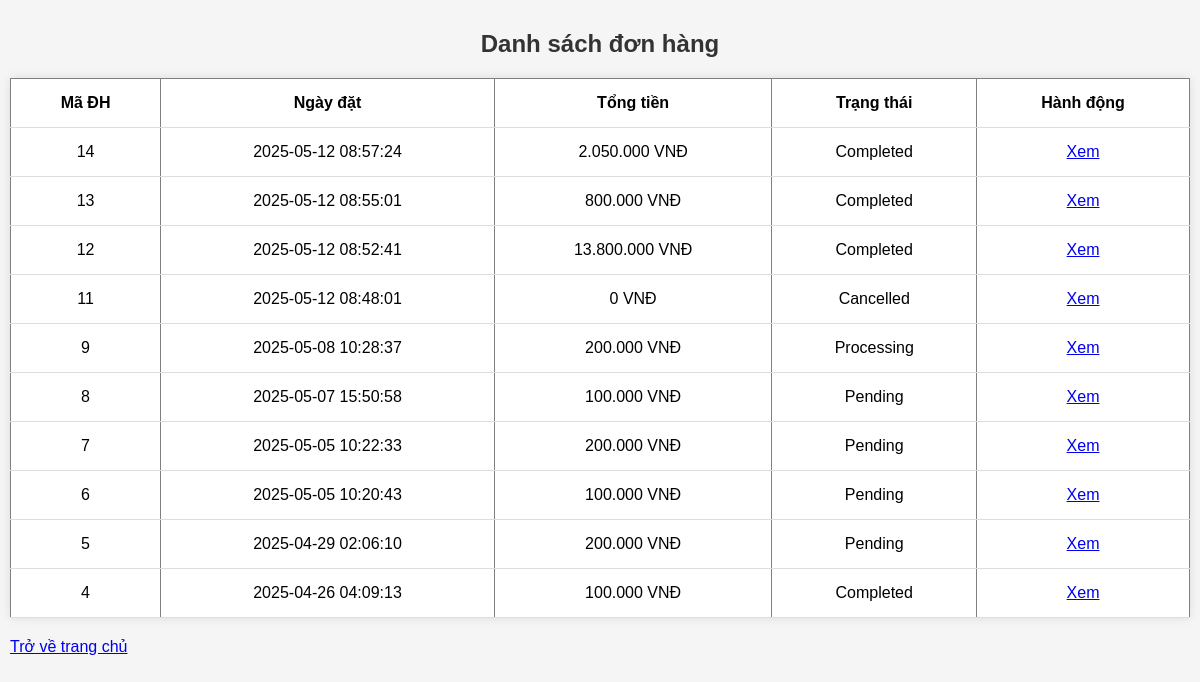
The page /BANHANG/orders.php (signed in) on the database its author committed.
### tables this page shows
CREATE TABLE `orders` (
  `order_id` int(11) NOT NULL,
  `user_id` int(11) DEFAULT NULL,
  `fullname` varchar(100) DEFAULT NULL,
  `address` text DEFAULT NULL,
  `phone` varchar(15) DEFAULT NULL,
  `total_amount` decimal(10,2) DEFAULT NULL,
  `order_status` enum('pending','processing','completed','cancelled') DEFAULT NULL,
  `order_date` timestamp NOT NULL DEFAULT current_timestamp()
);

### BANHANG/orders.php (the view, shortened to what this page needs)
<?php
require './php/db.php';
$user_id = $_SESSION['user_id'];
$sql = "SELECT * FROM orders WHERE user_id = ? ORDER BY order_date DESC";
$stmt = $conn->prepare($sql);
$stmt->bind_param("i", $user_id);
$stmt->execute();
$result = $stmt->get_result();
?>
<!DOCTYPE html>
<html lang="vi">
<head>
    <link rel="stylesheet" href="/BANHANG/asset/css/cart.css">
</head>
<body>
    <h2>Danh sách đơn hàng</h2>
    <table border="1">
        <tr>
            <th>Mã ĐH</th>
            <th>Ngày đặt</th>
            <th>Tổng tiền</th>
            <th>Trạng thái</th>
            <th>Hành động</th>
        </tr>
        <?php while ($row = $result->fetch_assoc()): ?>
        <tr>
            <td><?php echo $row['order_id']; ?></td>
            <td><?php echo $row['order_date']; ?></td>
            <td><?php echo number_format($row['total_amount'], 0, ',', '.'); ?> VNĐ</td>
            <td><?php echo ucfirst($row['order_status']); ?></td>
            <td><a href="order_detail.php?order_id=<?php echo $row['order_id']; ?>">Xem</a></td>
        </tr>
        <?php endwhile; ?>
    </table>
    <a href="index.php" class="btn--home">Trở về trang chủ</a>
</body>
</html>

### BANHANG/asset/css/cart.css (style rules this page uses)
body { font-family: Arial, sans-serif; margin: 0; padding: 10px; background-color: #f5f5f5; }
h1, h2 { text-align: center; color: #333; }
table { width: 100%; border-collapse: collapse; background: white; margin: 20px 0; box-shadow: 0px 0px 10px rgba(0, 0, 0, 0.1); }
th, td { padding: 15px; text-align: center; border-bottom: 1px solid #ddd; }

### rows shown on the page
orders: order_id "14", order_date "2025-05-12 08:57:24", total_amount "2.050.000", order_status "Completed"
orders: order_id "13", order_date "2025-05-12 08:55:01", total_amount "800.000", order_status "Completed"
orders: order_id "12", order_date "2025-05-12 08:52:41", total_amount "13.800.000", order_status "Completed"
orders: order_id "11", order_date "2025-05-12 08:48:01", total_amount "0", order_status "Cancelled"
orders: order_id "9", order_date "2025-05-08 10:28:37", total_amount "200.000", order_status "Processing"
orders: order_id "8", order_date "2025-05-07 15:50:58", total_amount "100.000", order_status "Pending"
orders: order_id "7", order_date "2025-05-05 10:22:33", total_amount "200.000", order_status "Pending"
orders: order_id "6", order_date "2025-05-05 10:20:43", total_amount "100.000", order_status "Pending"
orders: order_id "5", order_date "2025-04-29 02:06:10", total_amount "200.000", order_status "Pending"
orders: order_id "4", order_date "2025-04-26 04:09:13", total_amount "100.000", order_status "Completed"
